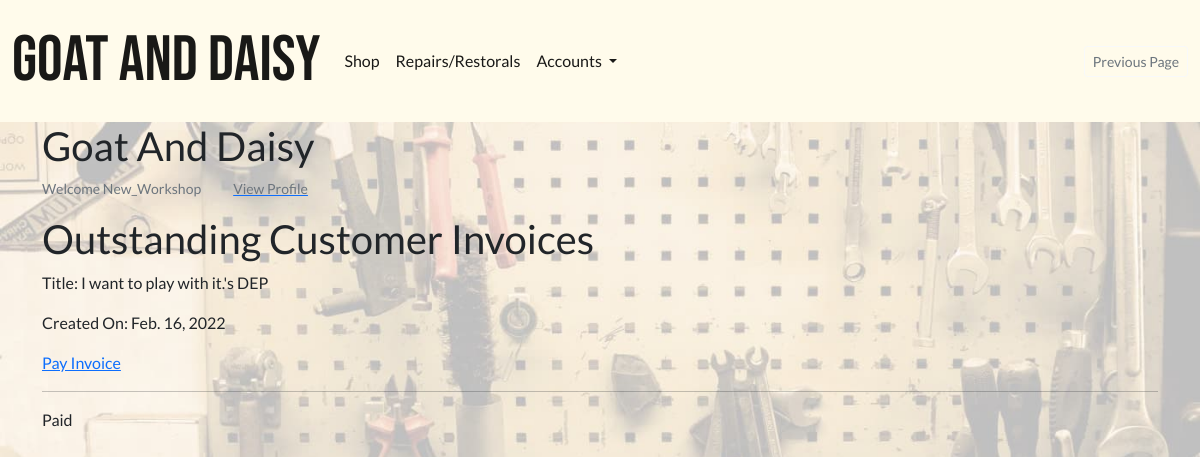
Page /workshop/customer-invoices (signed in) on the earlier database version.
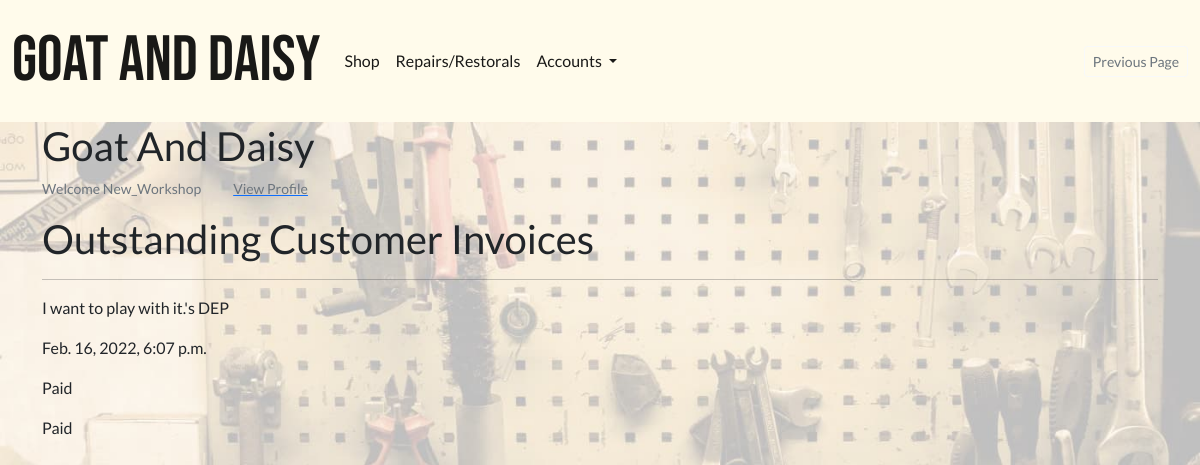
Same page on the later database version.
### invoices/models.py (models this page shows, shortened)
class BaseInvoice(models.Model):
    date_created = models.DateField(auto_now_add=True)
    order_number = models.CharField(max_length=100, editable=False)
    full_name = models.CharField(max_length=100, null=True, blank=True)
    email = models.EmailField(null=True, blank=True)
    address1 = models.CharField(max_length=100, null=True, blank=True)
    address2 = models.CharField(max_length=100, null=True, blank=True)
    postcode = models.CharField(max_length=40, null=True, blank=True)
    town_or_city = models.CharField(max_length=40, null=True, blank=True)
    country = models.CharField(max_length=40, null=True, blank=True)
    notes = models.TextField(null=True, blank=True)
    order_amount = models.DecimalField(
        max_digits=12, decimal_places=2, default=0)
    shipping_cost = models.DecimalField(
        max_digits=12, decimal_places=2, default=0)
    order_total = models.DecimalField(
        max_digits=12, decimal_places=2, default=0)
    is_completed = models.BooleanField(default=False)
    paid_on = models.DateTimeField(null=True, blank=True)

class WorkshopCustomerInvoice(BaseInvoice):
    PAYMENT_CHOICES = [
        ('DEP', 'Deposit'),
        ('EP', 'End Payment'),
        ('SPT', 'Single Payment Total'),
        ('SP', 'Supplementary Payment'),
    ]
    service_ticket = models.ForeignKey(ServiceTicket, on_delete=models.CASCADE)
    payment_type = models.CharField(max_length=25, choices=PAYMENT_CHOICES)
    installment_paid = models.BooleanField(default=False)
    def __str__(self):
        return self.service_ticket.title + "'s" + " " + self.payment_type

class BaseInvoice(models.Model):
    date_created = models.DateField(auto_now_add=True)
    order_number = models.CharField(max_length=100, editable=False)
    full_name = models.CharField(max_length=100, null=True, blank=True)
    email = models.EmailField(null=True, blank=True)
    address1 = models.CharField(max_length=100, null=True, blank=True)
    address2 = models.CharField(max_length=100, null=True, blank=True)
    postcode = models.CharField(max_length=40, null=True, blank=True)
    town_or_city = models.CharField(max_length=40, null=True, blank=True)
    country = models.CharField(max_length=40, null=True, blank=True)
    notes = models.TextField(null=True, blank=True)
    order_amount = models.DecimalField(
        max_digits=12, decimal_places=2, default=0)
    shipping_cost = models.DecimalField(
        max_digits=12, decimal_places=2, default=0)
    order_total = models.DecimalField(
        max_digits=12, decimal_places=2, default=0)
    is_completed = models.BooleanField(default=False)
    paid_on = models.DateTimeField(null=True, blank=True)

### repairs_restorals/models.py (models this page shows, shortened)
class ServiceTicket(models.Model):
    customer = models.ForeignKey(
        Customer, related_name='service_ticket', on_delete=models.CASCADE)
    workshop_staff_responsible = models.ForeignKey(
        StaffMember, related_name='staff_tickets', on_delete=models.CASCADE)
    title = models.CharField(max_length=255)
    date_created = models.DateField(auto_now_add=True, editable=False)
    last_updated = models.DateField(auto_now=True, editable=False)
    service_description = models.TextField()
    link_to_desired_materials_1 = models.URLField(null=True, blank=True)
    link_to_desired_materials_2 = models.URLField(null=True, blank=True)
    link_to_desired_materials_3 = models.URLField(null=True, blank=True)
    is_completed = models.BooleanField(default=False)
    has_invoice = models.BooleanField(default=False)

### repairs_restorals/views.py (the view)
# urls.py: path('customer-invoices', views.PublicCustomerInvoices.as_view(), name='customer_invoices'),
class PublicCustomerInvoices(LoginRequiredMixin, ListView):
    login_url = '/profiles/login/'
    model = WorkshopCustomerInvoice
    context_object_name = 'invoices'
    template_name = 'repairs_restorals/customer_invoices.html'
    def get_context_data(self, **kwargs):
        customer = get_object_or_404(Customer, username=self.request.user)
        context = {}
        context['invoices'] = WorkshopCustomerInvoice.objects.filter(service_ticket__customer_id=customer.id)
        return context

### invoices/contexts.py (called while the page is built, shortened)
def shopping_cart(request):
    template_cart = []
    products_count = 0
    order_amount = 0
    shipping = 500
    cart = request.session.get('cart', {})
    for item in enumerate(template_cart):
        products_count += 1
    order_total = order_amount + shipping
    stripe_total = round(order_total * 100)
    context = {
        'template_cart': template_cart,
        'products_count': products_count,
        'order_amount': order_amount,
        'shipping': shipping,
        'order_total': order_total,
        'stripe_total': stripe_total,
    }
    return context

### profiles/templatetags/user_in_group_tag.py (called while the page is built)
@register.filter(name='has_group')
def has_group(user, group_name):
    try:
        group = Group.objects.get(name=group_name)
    except Group.DoesNotExist:
        return False
    return group in user.groups.all()

### repairs_restorals/templates/repairs_restorals/customer_invoices.html (shortened to what this page needs)
{% extends 'base.html' %}
{% load static %}
{% block extra_css %}
<link rel="stylesheet" href="{% static 'css/workshop_bg_image_trans.css' %}">
{% endblock %}
{% block content %}
<h1>Outstanding Customer Invoices</h1>
{% for invoice in invoices %}
    {% if not invoice.installment_paid %}
        {% if invoice.order_total %}
        <p>Title: {{ invoice }}</p>
        <p>Created On: {{ invoice.date_created }}</p>
        <a href="{% url 'workshop_checkout' invoice.id %}">
            <p>Pay Invoice</p>
        </a>
        {% endif %}
    {% endif %}
{% endfor %}
<hr>
{% for invoice in invoices %}
    {% if invoice.installment_paid %}
        <p>{{ invoice }}</p>
        <p>{{ invoice.paid_on }}</p>
    {% endif %}
    <p>Paid</p>
{% endfor %}
{% endblock %}

Differences in the rows shown:
no longer on one of the page's lists (row edited): WorkshopCustomerInvoice: service_ticket+payment_type "I want to play with it.'s DEP", date_created "Feb. 16, 2022"
changed WorkshopCustomerInvoice "I want to play with it.'s DEP": installment_paid False → True (drawn); service_ticket+payment_type (not shown) → "I want to play with it.'s DEP"; paid_on (not shown) → "Feb. 16, 2022, 6:07 p.m."
